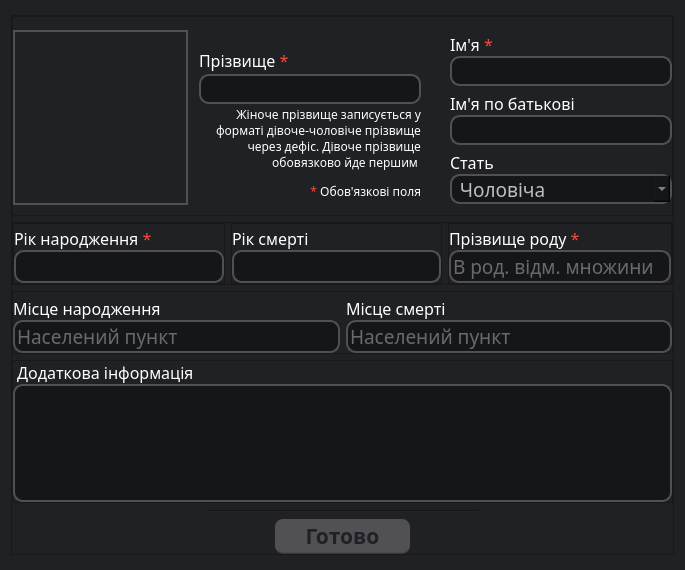
<?xml version="1.0" encoding="UTF-8"?>
<ui version="4.0">
 <class>MyCard</class>
 <widget class="QDialog" name="MyCard">
  <property name="geometry">
   <rect>
    <x>0</x>
    <y>0</y>
    <width>685</width>
    <height>570</height>
   </rect>
  </property>
  <property name="minimumSize">
   <size>
    <width>685</width>
    <height>570</height>
   </size>
  </property>
  <property name="maximumSize">
   <size>
    <width>685</width>
    <height>570</height>
   </size>
  </property>
  <property name="windowTitle">
   <string>Моя картка</string>
  </property>
  <property name="windowIcon">
   <iconset>
    <normaloff>Icons/Avatar.ico</normaloff>Icons/Avatar.ico</iconset>
  </property>
  <property name="styleSheet">
   <string notr="true">background-color: rgb(32, 33, 37);</string>
  </property>
  <property name="modal">
   <bool>true</bool>
  </property>
  <layout class="QVBoxLayout" name="verticalLayout">
   <property name="topMargin">
    <number>0</number>
   </property>
   <property name="bottomMargin">
    <number>0</number>
   </property>
   <item alignment="Qt::AlignVCenter">
    <widget class="QFrame" name="main_frame">
     <property name="minimumSize">
      <size>
       <width>400</width>
       <height>400</height>
      </size>
     </property>
     <property name="frameShape">
      <enum>QFrame::StyledPanel</enum>
     </property>
     <property name="frameShadow">
      <enum>QFrame::Raised</enum>
     </property>
     <layout class="QVBoxLayout" name="verticalLayout_2">
      <property name="leftMargin">
       <number>0</number>
      </property>
      <property name="topMargin">
       <number>0</number>
      </property>
      <property name="rightMargin">
       <number>0</number>
      </property>
      <property name="bottomMargin">
       <number>0</number>
      </property>
      <item>
       <widget class="QFrame" name="frame_top">
        <property name="minimumSize">
         <size>
          <width>0</width>
          <height>200</height>
         </size>
        </property>
        <property name="maximumSize">
         <size>
          <width>16777215</width>
          <height>200</height>
         </size>
        </property>
        <property name="frameShape">
         <enum>QFrame::StyledPanel</enum>
        </property>
        <property name="frameShadow">
         <enum>QFrame::Raised</enum>
        </property>
        <layout class="QHBoxLayout" name="horizontalLayout">
         <property name="leftMargin">
          <number>0</number>
         </property>
         <property name="rightMargin">
          <number>0</number>
         </property>
         <property name="bottomMargin">
          <number>6</number>
         </property>
         <item>
          <widget class="QPushButton" name="image_Button">
           <property name="minimumSize">
            <size>
             <width>175</width>
             <height>175</height>
            </size>
           </property>
           <property name="maximumSize">
            <size>
             <width>175</width>
             <height>175</height>
            </size>
           </property>
           <property name="cursor">
            <cursorShape>PointingHandCursor</cursorShape>
           </property>
           <property name="styleSheet">
            <string notr="true">border-bottom: 2px solid rgb(80, 80, 85, 255);
border-right: 2px solid rgb(80, 80, 85, 255);
border-top: 2px solid rgb(80, 80, 85, 255);
border-left: 2px solid rgb(80, 80, 85, 255);</string>
           </property>
           <property name="icon">
            <iconset>
             <normaloff>Icons/Add_image.png</normaloff>Icons/Add_image.png</iconset>
           </property>
           <property name="iconSize">
            <size>
             <width>175</width>
             <height>175</height>
            </size>
           </property>
          </widget>
         </item>
         <item>
          <widget class="QFrame" name="center_frame_1">
           <property name="minimumSize">
            <size>
             <width>236</width>
             <height>0</height>
            </size>
           </property>
           <property name="maximumSize">
            <size>
             <width>224</width>
             <height>183</height>
            </size>
           </property>
           <layout class="QVBoxLayout" name="verticalLayout_3">
            <property name="spacing">
             <number>2</number>
            </property>
            <property name="leftMargin">
             <number>5</number>
            </property>
            <property name="topMargin">
             <number>0</number>
            </property>
            <item>
             <widget class="QLabel" name="label_lname">
              <property name="minimumSize">
               <size>
                <width>0</width>
                <height>27</height>
               </size>
              </property>
              <property name="font">
               <font>
                <family>Segoe Print</family>
                <pointsize>12</pointsize>
               </font>
              </property>
              <property name="mouseTracking">
               <bool>true</bool>
              </property>
              <property name="styleSheet">
               <string notr="true">color: white;</string>
              </property>
              <property name="text">
               <string>&lt;html&gt;&lt;head/&gt;&lt;body&gt;&lt;p&gt;	Прізвище &lt;span style=&quot; color:#fb4938;&quot;&gt;*&lt;/span&gt;&lt;/p&gt;&lt;/body&gt;&lt;/html&gt;</string>
              </property>
              <property name="scaledContents">
               <bool>false</bool>
              </property>
              <property name="alignment">
               <set>Qt::AlignBottom|Qt::AlignLeading|Qt::AlignLeft</set>
              </property>
             </widget>
            </item>
            <item>
             <widget class="QLineEdit" name="lineEdit_lname">
              <property name="minimumSize">
               <size>
                <width>222</width>
                <height>29</height>
               </size>
              </property>
              <property name="maximumSize">
               <size>
                <width>222</width>
                <height>30</height>
               </size>
              </property>
              <property name="font">
               <font>
                <family>Monotype Corsiva</family>
                <pointsize>14</pointsize>
               </font>
              </property>
              <property name="mouseTracking">
               <bool>false</bool>
              </property>
              <property name="styleSheet">
               <string notr="true">background-color: rgba(21, 22, 26, 255);
color: rgb(190, 190, 190);
border-radius: 10px;
border-bottom: 2px solid rgb(80, 80, 85, 255);
border-right: 2px solid rgb(80, 80, 85, 255);
border-top: 2px solid rgb(80, 80, 85, 255);
border-left: 2px solid rgb(80, 80, 85, 255);</string>
              </property>
              <property name="text">
               <string/>
              </property>
              <property name="cursorMoveStyle">
               <enum>Qt::LogicalMoveStyle</enum>
              </property>
              <property name="clearButtonEnabled">
               <bool>true</bool>
              </property>
             </widget>
            </item>
            <item>
             <widget class="QLabel" name="label_note">
              <property name="font">
               <font>
                <family>Segoe Print</family>
                <pointsize>9</pointsize>
               </font>
              </property>
              <property name="mouseTracking">
               <bool>true</bool>
              </property>
              <property name="styleSheet">
               <string notr="true">color: white;</string>
              </property>
              <property name="text">
               <string>&lt;html&gt;&lt;head/&gt;&lt;body&gt;&lt;p&gt;Жіноче прізвище записується у форматі дівоче-чоловіче прізвище через дефіс. Дівоче прізвище обовязково йде першим &lt;/p&gt;&lt;p&gt;&lt;span style=&quot; color:#fd4837;&quot;&gt;*&lt;/span&gt; Обов'язкові поля&lt;/p&gt;&lt;/body&gt;&lt;/html&gt;</string>
              </property>
              <property name="alignment">
               <set>Qt::AlignRight|Qt::AlignTop|Qt::AlignTrailing</set>
              </property>
              <property name="wordWrap">
               <bool>true</bool>
              </property>
             </widget>
            </item>
           </layout>
          </widget>
         </item>
         <item alignment="Qt::AlignRight">
          <widget class="QFrame" name="right_frame_1">
           <property name="maximumSize">
            <size>
             <width>16777215</width>
             <height>180</height>
            </size>
           </property>
           <layout class="QVBoxLayout" name="verticalLayout_4">
            <property name="spacing">
             <number>0</number>
            </property>
            <property name="leftMargin">
             <number>5</number>
            </property>
            <property name="topMargin">
             <number>0</number>
            </property>
            <property name="rightMargin">
             <number>0</number>
            </property>
            <property name="bottomMargin">
             <number>3</number>
            </property>
            <item>
             <widget class="QLabel" name="label_fname">
              <property name="font">
               <font>
                <family>Segoe Print</family>
                <pointsize>12</pointsize>
               </font>
              </property>
              <property name="mouseTracking">
               <bool>true</bool>
              </property>
              <property name="styleSheet">
               <string notr="true">color: white;</string>
              </property>
              <property name="text">
               <string>&lt;html&gt;&lt;head/&gt;&lt;body&gt;&lt;p&gt; Ім'я &lt;span style=&quot; color:#fb4938;&quot;&gt;*&lt;/span&gt;&lt;/p&gt;&lt;/body&gt;&lt;/html&gt;</string>
              </property>
              <property name="alignment">
               <set>Qt::AlignBottom|Qt::AlignLeading|Qt::AlignLeft</set>
              </property>
             </widget>
            </item>
            <item>
             <widget class="QLineEdit" name="lineEdit_fname">
              <property name="minimumSize">
               <size>
                <width>222</width>
                <height>30</height>
               </size>
              </property>
              <property name="maximumSize">
               <size>
                <width>222</width>
                <height>30</height>
               </size>
              </property>
              <property name="font">
               <font>
                <family>Monotype Corsiva</family>
                <pointsize>14</pointsize>
               </font>
              </property>
              <property name="mouseTracking">
               <bool>false</bool>
              </property>
              <property name="styleSheet">
               <string notr="true">background-color: rgba(21, 22, 26, 255);
color: rgb(190, 190, 190);
border-radius: 10px;
border-bottom: 2px solid rgb(80, 80, 85, 255);
border-right: 2px solid rgb(80, 80, 85, 255);
border-top: 2px solid rgb(80, 80, 85, 255);
border-left: 2px solid rgb(80, 80, 85, 255);</string>
              </property>
              <property name="cursorMoveStyle">
               <enum>Qt::LogicalMoveStyle</enum>
              </property>
              <property name="clearButtonEnabled">
               <bool>true</bool>
              </property>
             </widget>
            </item>
            <item>
             <widget class="QLabel" name="label_patronymic">
              <property name="font">
               <font>
                <family>Segoe Print</family>
                <pointsize>12</pointsize>
               </font>
              </property>
              <property name="styleSheet">
               <string notr="true">color: white;</string>
              </property>
              <property name="text">
               <string>Ім'я по батькові</string>
              </property>
              <property name="textFormat">
               <enum>Qt::AutoText</enum>
              </property>
              <property name="alignment">
               <set>Qt::AlignBottom|Qt::AlignLeading|Qt::AlignLeft</set>
              </property>
             </widget>
            </item>
            <item>
             <widget class="QLineEdit" name="lineEdit_patronymic">
              <property name="minimumSize">
               <size>
                <width>222</width>
                <height>30</height>
               </size>
              </property>
              <property name="maximumSize">
               <size>
                <width>222</width>
                <height>30</height>
               </size>
              </property>
              <property name="font">
               <font>
                <family>Monotype Corsiva</family>
                <pointsize>14</pointsize>
               </font>
              </property>
              <property name="mouseTracking">
               <bool>false</bool>
              </property>
              <property name="styleSheet">
               <string notr="true">background-color: rgba(21, 22, 26, 255);
color: rgb(190, 190, 190);
border-radius: 10px;
border-bottom: 2px solid rgb(80, 80, 85, 255);
border-right: 2px solid rgb(80, 80, 85, 255);
border-top: 2px solid rgb(80, 80, 85, 255);
border-left: 2px solid rgb(80, 80, 85, 255);</string>
              </property>
              <property name="dragEnabled">
               <bool>false</bool>
              </property>
              <property name="readOnly">
               <bool>false</bool>
              </property>
              <property name="cursorMoveStyle">
               <enum>Qt::LogicalMoveStyle</enum>
              </property>
              <property name="clearButtonEnabled">
               <bool>true</bool>
              </property>
             </widget>
            </item>
            <item>
             <widget class="QLabel" name="label_sex">
              <property name="font">
               <font>
                <family>Segoe Print</family>
                <pointsize>12</pointsize>
               </font>
              </property>
              <property name="mouseTracking">
               <bool>true</bool>
              </property>
              <property name="styleSheet">
               <string notr="true">color: white;</string>
              </property>
              <property name="text">
               <string>Стать</string>
              </property>
              <property name="alignment">
               <set>Qt::AlignBottom|Qt::AlignLeading|Qt::AlignLeft</set>
              </property>
             </widget>
            </item>
            <item>
             <widget class="QComboBox" name="comboBox_sex">
              <property name="minimumSize">
               <size>
                <width>222</width>
                <height>30</height>
               </size>
              </property>
              <property name="maximumSize">
               <size>
                <width>222</width>
                <height>30</height>
               </size>
              </property>
              <property name="font">
               <font>
                <family>Monotype Corsiva</family>
                <pointsize>14</pointsize>
               </font>
              </property>
              <property name="styleSheet">
               <string notr="true">background-color: rgba(21, 22, 26, 255);
color: rgb(190, 190, 190);
border-radius: 10px;
border-bottom: 2px solid rgb(80, 80, 85, 255);
border-right: 2px solid rgb(80, 80, 85, 255);
border-top: 2px solid rgb(80, 80, 85, 255);
border-left: 2px solid rgb(80, 80, 85, 255);
selection-background-color: white;
selection-color:rgba(21, 22, 26, 255);</string>
              </property>
              <item>
               <property name="text">
                <string> Чоловіча</string>
               </property>
              </item>
              <item>
               <property name="text">
                <string> Жіноча</string>
               </property>
              </item>
             </widget>
            </item>
           </layout>
          </widget>
         </item>
        </layout>
       </widget>
      </item>
      <item>
       <widget class="QFrame" name="frame_center_top">
        <property name="minimumSize">
         <size>
          <width>0</width>
          <height>63</height>
         </size>
        </property>
        <property name="maximumSize">
         <size>
          <width>16777215</width>
          <height>63</height>
         </size>
        </property>
        <property name="frameShape">
         <enum>QFrame::StyledPanel</enum>
        </property>
        <property name="frameShadow">
         <enum>QFrame::Raised</enum>
        </property>
        <layout class="QHBoxLayout" name="horizontalLayout_3">
         <property name="leftMargin">
          <number>0</number>
         </property>
         <property name="topMargin">
          <number>0</number>
         </property>
         <property name="rightMargin">
          <number>0</number>
         </property>
         <property name="bottomMargin">
          <number>0</number>
         </property>
         <item>
          <widget class="QFrame" name="left_frame_2">
           <property name="minimumSize">
            <size>
             <width>0</width>
             <height>0</height>
            </size>
           </property>
           <property name="maximumSize">
            <size>
             <width>16777215</width>
             <height>16777215</height>
            </size>
           </property>
           <property name="frameShape">
            <enum>QFrame::StyledPanel</enum>
           </property>
           <property name="frameShadow">
            <enum>QFrame::Raised</enum>
           </property>
           <layout class="QVBoxLayout" name="verticalLayout_8">
            <property name="spacing">
             <number>0</number>
            </property>
            <property name="leftMargin">
             <number>0</number>
            </property>
            <property name="topMargin">
             <number>0</number>
            </property>
            <property name="rightMargin">
             <number>0</number>
            </property>
            <property name="bottomMargin">
             <number>0</number>
            </property>
            <item>
             <widget class="QLabel" name="label_yearOfBirth">
              <property name="font">
               <font>
                <family>Segoe Print</family>
                <pointsize>12</pointsize>
               </font>
              </property>
              <property name="mouseTracking">
               <bool>true</bool>
              </property>
              <property name="styleSheet">
               <string notr="true">color: white;</string>
              </property>
              <property name="text">
               <string>&lt;html&gt;&lt;head/&gt;&lt;body&gt;&lt;p&gt; Рік народження &lt;span style=&quot; color:#fb4938;&quot;&gt;*&lt;/span&gt;&lt;/p&gt;&lt;/body&gt;&lt;/html&gt;</string>
              </property>
              <property name="alignment">
               <set>Qt::AlignBottom|Qt::AlignLeading|Qt::AlignLeft</set>
              </property>
             </widget>
            </item>
            <item>
             <widget class="QLineEdit" name="lineEdit_yearOfBirth">
              <property name="minimumSize">
               <size>
                <width>0</width>
                <height>30</height>
               </size>
              </property>
              <property name="maximumSize">
               <size>
                <width>16777215</width>
                <height>16777215</height>
               </size>
              </property>
              <property name="font">
               <font>
                <family>Monotype Corsiva</family>
                <pointsize>14</pointsize>
               </font>
              </property>
              <property name="mouseTracking">
               <bool>false</bool>
              </property>
              <property name="styleSheet">
               <string notr="true">background-color: rgba(21, 22, 26, 255);
color: rgb(190, 190, 190);
border-radius: 10px;
border-bottom: 2px solid rgb(80, 80, 85, 255);
border-right: 2px solid rgb(80, 80, 85, 255);
border-top: 2px solid rgb(80, 80, 85, 255);
border-left: 2px solid rgb(80, 80, 85, 255);</string>
              </property>
              <property name="cursorMoveStyle">
               <enum>Qt::LogicalMoveStyle</enum>
              </property>
              <property name="clearButtonEnabled">
               <bool>true</bool>
              </property>
             </widget>
            </item>
           </layout>
          </widget>
         </item>
         <item>
          <widget class="QFrame" name="center_frame_2">
           <property name="minimumSize">
            <size>
             <width>0</width>
             <height>0</height>
            </size>
           </property>
           <property name="maximumSize">
            <size>
             <width>16777215</width>
             <height>16777215</height>
            </size>
           </property>
           <property name="frameShape">
            <enum>QFrame::StyledPanel</enum>
           </property>
           <property name="frameShadow">
            <enum>QFrame::Raised</enum>
           </property>
           <layout class="QVBoxLayout" name="verticalLayout_9">
            <property name="spacing">
             <number>0</number>
            </property>
            <property name="leftMargin">
             <number>0</number>
            </property>
            <property name="topMargin">
             <number>0</number>
            </property>
            <property name="rightMargin">
             <number>0</number>
            </property>
            <property name="bottomMargin">
             <number>0</number>
            </property>
            <item>
             <widget class="QLabel" name="label_yearOfDeath">
              <property name="font">
               <font>
                <family>Segoe Print</family>
                <pointsize>12</pointsize>
               </font>
              </property>
              <property name="styleSheet">
               <string notr="true">color: white;</string>
              </property>
              <property name="text">
               <string>Рік смерті</string>
              </property>
              <property name="alignment">
               <set>Qt::AlignBottom|Qt::AlignLeading|Qt::AlignLeft</set>
              </property>
             </widget>
            </item>
            <item>
             <widget class="QLineEdit" name="lineEdit_yearOfDeath">
              <property name="minimumSize">
               <size>
                <width>0</width>
                <height>30</height>
               </size>
              </property>
              <property name="maximumSize">
               <size>
                <width>16777215</width>
                <height>16777215</height>
               </size>
              </property>
              <property name="font">
               <font>
                <family>Monotype Corsiva</family>
                <pointsize>14</pointsize>
               </font>
              </property>
              <property name="mouseTracking">
               <bool>false</bool>
              </property>
              <property name="styleSheet">
               <string notr="true">background-color: rgba(21, 22, 26, 255);
color: rgb(190, 190, 190);
border-radius: 10px;
border-bottom: 2px solid rgb(80, 80, 85, 255);
border-right: 2px solid rgb(80, 80, 85, 255);
border-top: 2px solid rgb(80, 80, 85, 255);
border-left: 2px solid rgb(80, 80, 85, 255);</string>
              </property>
              <property name="cursorMoveStyle">
               <enum>Qt::LogicalMoveStyle</enum>
              </property>
              <property name="clearButtonEnabled">
               <bool>true</bool>
              </property>
             </widget>
            </item>
           </layout>
          </widget>
         </item>
         <item>
          <widget class="QFrame" name="right_frame_2">
           <property name="minimumSize">
            <size>
             <width>0</width>
             <height>0</height>
            </size>
           </property>
           <property name="maximumSize">
            <size>
             <width>16777215</width>
             <height>16777215</height>
            </size>
           </property>
           <property name="frameShape">
            <enum>QFrame::StyledPanel</enum>
           </property>
           <property name="frameShadow">
            <enum>QFrame::Raised</enum>
           </property>
           <layout class="QVBoxLayout" name="verticalLayout_12">
            <property name="spacing">
             <number>0</number>
            </property>
            <property name="leftMargin">
             <number>0</number>
            </property>
            <property name="topMargin">
             <number>0</number>
            </property>
            <property name="rightMargin">
             <number>0</number>
            </property>
            <property name="bottomMargin">
             <number>0</number>
            </property>
            <item>
             <widget class="QLabel" name="label_clanName">
              <property name="font">
               <font>
                <family>Segoe Print</family>
                <pointsize>12</pointsize>
               </font>
              </property>
              <property name="styleSheet">
               <string notr="true">color: white;</string>
              </property>
              <property name="text">
               <string>&lt;html&gt;&lt;head/&gt;&lt;body&gt;&lt;p&gt;Прізвище роду &lt;span style=&quot; color:#fb4938;&quot;&gt;*&lt;/span&gt;&lt;/p&gt;&lt;/body&gt;&lt;/html&gt;</string>
              </property>
              <property name="alignment">
               <set>Qt::AlignBottom|Qt::AlignLeading|Qt::AlignLeft</set>
              </property>
             </widget>
            </item>
            <item>
             <widget class="QLineEdit" name="lineEdit_clanName">
              <property name="minimumSize">
               <size>
                <width>222</width>
                <height>30</height>
               </size>
              </property>
              <property name="maximumSize">
               <size>
                <width>16777215</width>
                <height>16777215</height>
               </size>
              </property>
              <property name="font">
               <font>
                <family>Monotype Corsiva</family>
                <pointsize>14</pointsize>
               </font>
              </property>
              <property name="mouseTracking">
               <bool>false</bool>
              </property>
              <property name="styleSheet">
               <string notr="true">background-color: rgba(21, 22, 26, 255);
color: rgb(190, 190, 190);
border-radius: 10px;
border-bottom: 2px solid rgb(80, 80, 85, 255);
border-right: 2px solid rgb(80, 80, 85, 255);
border-top: 2px solid rgb(80, 80, 85, 255);
border-left: 2px solid rgb(80, 80, 85, 255);</string>
              </property>
              <property name="placeholderText">
               <string>В род. відм. множини</string>
              </property>
              <property name="clearButtonEnabled">
               <bool>true</bool>
              </property>
             </widget>
            </item>
           </layout>
          </widget>
         </item>
        </layout>
       </widget>
      </item>
      <item>
       <widget class="QFrame" name="frame_center_bottom">
        <property name="minimumSize">
         <size>
          <width>0</width>
          <height>63</height>
         </size>
        </property>
        <property name="maximumSize">
         <size>
          <width>16777215</width>
          <height>63</height>
         </size>
        </property>
        <property name="frameShape">
         <enum>QFrame::StyledPanel</enum>
        </property>
        <property name="frameShadow">
         <enum>QFrame::Raised</enum>
        </property>
        <layout class="QHBoxLayout" name="horizontalLayout_2">
         <property name="leftMargin">
          <number>0</number>
         </property>
         <property name="topMargin">
          <number>0</number>
         </property>
         <property name="rightMargin">
          <number>0</number>
         </property>
         <property name="bottomMargin">
          <number>0</number>
         </property>
         <item>
          <widget class="QFrame" name="left_frame_3">
           <property name="maximumSize">
            <size>
             <width>16777215</width>
             <height>16777215</height>
            </size>
           </property>
           <layout class="QVBoxLayout" name="verticalLayout_5">
            <property name="spacing">
             <number>0</number>
            </property>
            <property name="leftMargin">
             <number>0</number>
            </property>
            <property name="topMargin">
             <number>0</number>
            </property>
            <property name="rightMargin">
             <number>0</number>
            </property>
            <property name="bottomMargin">
             <number>0</number>
            </property>
            <item>
             <widget class="QLabel" name="label_placeOfBirth">
              <property name="font">
               <font>
                <family>Segoe Print</family>
                <pointsize>12</pointsize>
               </font>
              </property>
              <property name="styleSheet">
               <string notr="true">color: white;</string>
              </property>
              <property name="text">
               <string>Місце народження</string>
              </property>
              <property name="alignment">
               <set>Qt::AlignBottom|Qt::AlignLeading|Qt::AlignLeft</set>
              </property>
             </widget>
            </item>
            <item>
             <widget class="QLineEdit" name="lineEdit_placeOfBirth">
              <property name="minimumSize">
               <size>
                <width>0</width>
                <height>30</height>
               </size>
              </property>
              <property name="maximumSize">
               <size>
                <width>16777215</width>
                <height>16777215</height>
               </size>
              </property>
              <property name="font">
               <font>
                <family>Monotype Corsiva</family>
                <pointsize>14</pointsize>
               </font>
              </property>
              <property name="mouseTracking">
               <bool>false</bool>
              </property>
              <property name="styleSheet">
               <string notr="true">background-color: rgba(21, 22, 26, 255);
color: rgb(190, 190, 190);
border-radius: 10px;
border-bottom: 2px solid rgb(80, 80, 85, 255);
border-right: 2px solid rgb(80, 80, 85, 255);
border-top: 2px solid rgb(80, 80, 85, 255);
border-left: 2px solid rgb(80, 80, 85, 255);</string>
              </property>
              <property name="placeholderText">
               <string>Населений пункт</string>
              </property>
              <property name="clearButtonEnabled">
               <bool>true</bool>
              </property>
             </widget>
            </item>
           </layout>
          </widget>
         </item>
         <item>
          <widget class="QFrame" name="right_frame_3">
           <property name="maximumSize">
            <size>
             <width>16777215</width>
             <height>16777215</height>
            </size>
           </property>
           <layout class="QVBoxLayout" name="verticalLayout_6">
            <property name="spacing">
             <number>0</number>
            </property>
            <property name="leftMargin">
             <number>0</number>
            </property>
            <property name="topMargin">
             <number>0</number>
            </property>
            <property name="rightMargin">
             <number>0</number>
            </property>
            <property name="bottomMargin">
             <number>0</number>
            </property>
            <item>
             <widget class="QLabel" name="label_placeOfDeath">
              <property name="font">
               <font>
                <family>Segoe Print</family>
                <pointsize>12</pointsize>
               </font>
              </property>
              <property name="styleSheet">
               <string notr="true">color: white;</string>
              </property>
              <property name="text">
               <string>Місце смерті</string>
              </property>
              <property name="alignment">
               <set>Qt::AlignBottom|Qt::AlignLeading|Qt::AlignLeft</set>
              </property>
             </widget>
            </item>
            <item>
             <widget class="QLineEdit" name="lineEdit_placeOfDeath">
              <property name="minimumSize">
               <size>
                <width>0</width>
                <height>30</height>
               </size>
              </property>
              <property name="maximumSize">
               <size>
                <width>16777215</width>
                <height>16777215</height>
               </size>
              </property>
              <property name="font">
               <font>
                <family>Monotype Corsiva</family>
                <pointsize>14</pointsize>
               </font>
              </property>
              <property name="mouseTracking">
               <bool>false</bool>
              </property>
              <property name="styleSheet">
               <string notr="true">background-color: rgba(21, 22, 26, 255);
color: rgb(190, 190, 190);
border-radius: 10px;
border-bottom: 2px solid rgb(80, 80, 85, 255);
border-right: 2px solid rgb(80, 80, 85, 255);
border-top: 2px solid rgb(80, 80, 85, 255);
border-left: 2px solid rgb(80, 80, 85, 255);</string>
              </property>
              <property name="placeholderText">
               <string>Населений пункт</string>
              </property>
              <property name="clearButtonEnabled">
               <bool>true</bool>
              </property>
             </widget>
            </item>
           </layout>
          </widget>
         </item>
        </layout>
       </widget>
      </item>
      <item>
       <widget class="QFrame" name="frame_bottom">
        <property name="minimumSize">
         <size>
          <width>0</width>
          <height>143</height>
         </size>
        </property>
        <property name="maximumSize">
         <size>
          <width>16777215</width>
          <height>143</height>
         </size>
        </property>
        <property name="frameShape">
         <enum>QFrame::StyledPanel</enum>
        </property>
        <property name="frameShadow">
         <enum>QFrame::Raised</enum>
        </property>
        <layout class="QVBoxLayout" name="verticalLayout_7">
         <property name="spacing">
          <number>0</number>
         </property>
         <property name="leftMargin">
          <number>0</number>
         </property>
         <property name="topMargin">
          <number>0</number>
         </property>
         <property name="rightMargin">
          <number>0</number>
         </property>
         <property name="bottomMargin">
          <number>0</number>
         </property>
         <item>
          <widget class="QLabel" name="label_addinfo">
           <property name="font">
            <font>
             <family>Segoe Print</family>
             <pointsize>12</pointsize>
            </font>
           </property>
           <property name="styleSheet">
            <string notr="true">color: white;</string>
           </property>
           <property name="text">
            <string> Додаткова інформація</string>
           </property>
           <property name="alignment">
            <set>Qt::AlignBottom|Qt::AlignLeading|Qt::AlignLeft</set>
           </property>
          </widget>
         </item>
         <item>
          <widget class="QPlainTextEdit" name="plainTextEdit_addinfo">
           <property name="font">
            <font>
             <family>Monotype Corsiva</family>
             <pointsize>14</pointsize>
            </font>
           </property>
           <property name="styleSheet">
            <string notr="true">background-color: rgba(21, 22, 26, 255);
color: rgb(190, 190, 190);
border-radius: 10px;
border-bottom: 2px solid rgb(80, 80, 85, 255);
border-right: 2px solid rgb(80, 80, 85, 255);
border-top: 2px solid rgb(80, 80, 85, 255);
border-left: 2px solid rgb(80, 80, 85, 255);

</string>
           </property>
          </widget>
         </item>
        </layout>
       </widget>
      </item>
      <item alignment="Qt::AlignHCenter|Qt::AlignVCenter">
       <widget class="Line" name="line">
        <property name="minimumSize">
         <size>
          <width>270</width>
          <height>4</height>
         </size>
        </property>
        <property name="maximumSize">
         <size>
          <width>270</width>
          <height>4</height>
         </size>
        </property>
        <property name="styleSheet">
         <string notr="true">Line{
	color: rgb(21, 22, 26);
}</string>
        </property>
        <property name="frameShadow">
         <enum>QFrame::Sunken</enum>
        </property>
        <property name="orientation">
         <enum>Qt::Horizontal</enum>
        </property>
       </widget>
      </item>
      <item alignment="Qt::AlignHCenter">
       <widget class="QPushButton" name="pushButton_done">
        <property name="minimumSize">
         <size>
          <width>135</width>
          <height>35</height>
         </size>
        </property>
        <property name="maximumSize">
         <size>
          <width>135</width>
          <height>35</height>
         </size>
        </property>
        <property name="font">
         <font>
          <family>Segoe Print</family>
          <pointsize>16</pointsize>
          <weight>75</weight>
          <bold>true</bold>
         </font>
        </property>
        <property name="styleSheet">
         <string notr="true">QPushButton {
	text-align: center;
	background-color: rgb(80, 80, 85);
	border-bottom: 2px solid rgba(70, 70, 70, 150);
	border-radius: 8px;
	padding: 5px;
	color: rgb(32, 33, 37);
}

QPushButton:hover {
	background-color: #00c580;
	color: white;
	border: none;
	float: right;
	padding: 5px;
	border-bottom: 2px solid rgba(38, 127, 51, 130);
}

QPushButton:pressed {
	background-color: rgb(0, 136, 86);
}</string>
        </property>
        <property name="text">
         <string>Готово</string>
        </property>
       </widget>
      </item>
     </layout>
    </widget>
   </item>
  </layout>
 </widget>
 <resources>
  <include location="Resource.qrc"/>
 </resources>
 <connections/>
</ui>
